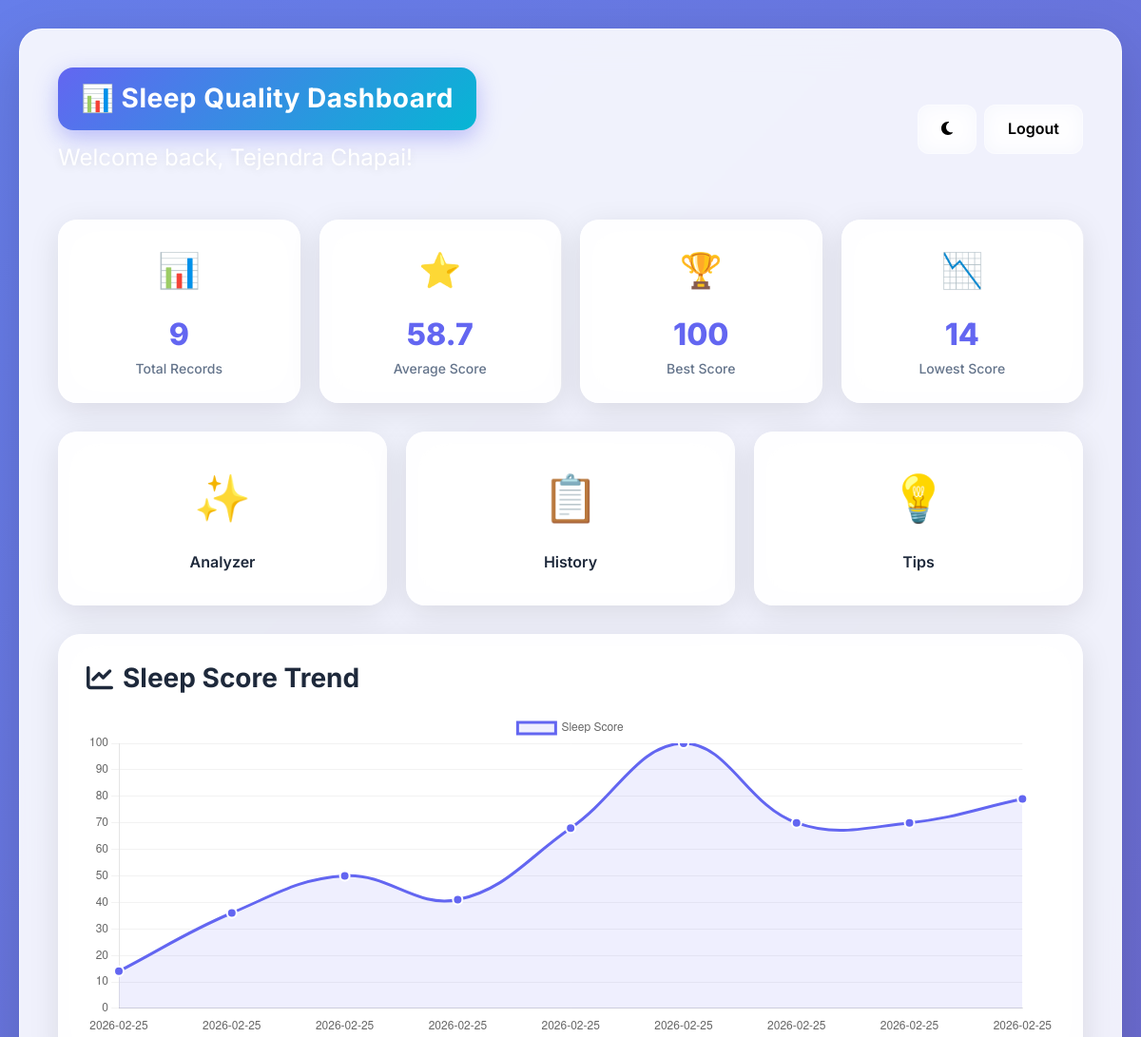
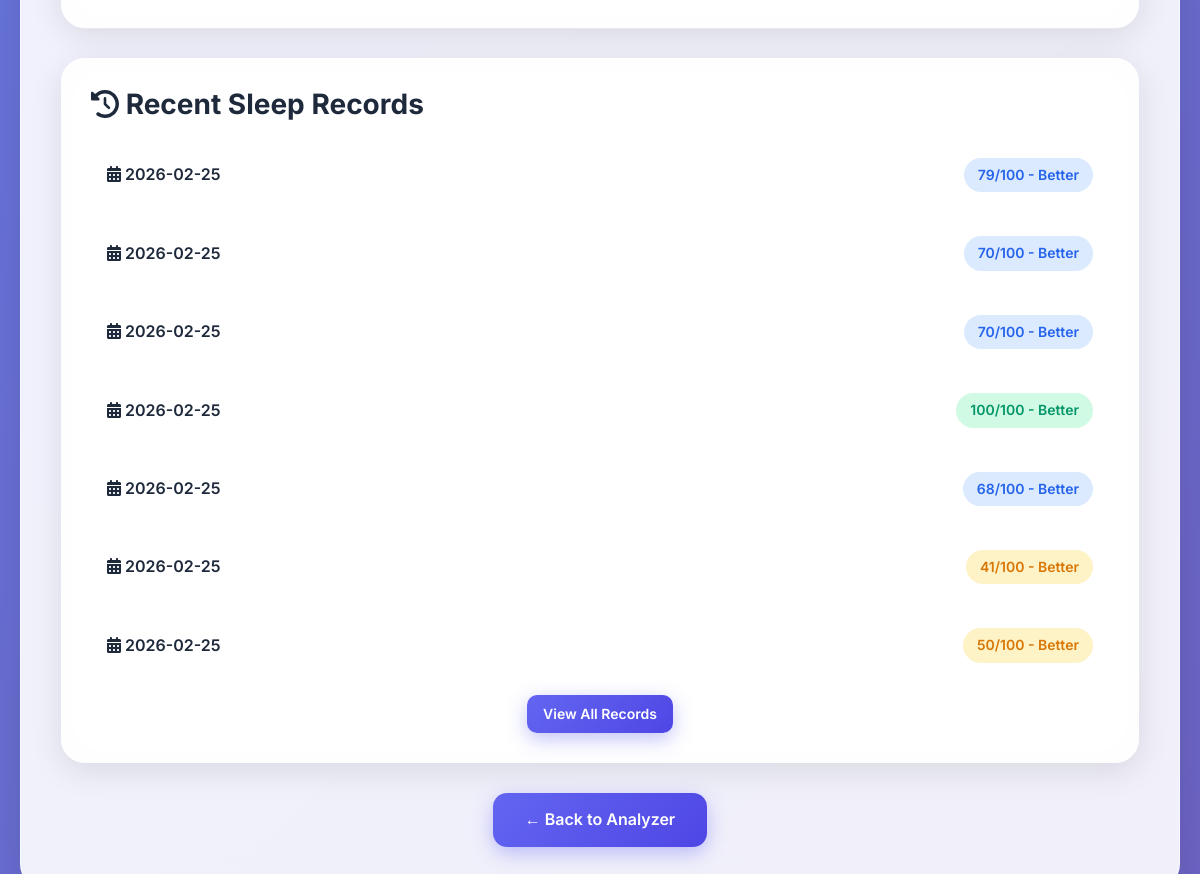
The app's page /dashboard (signed in) with its own data (2 pictures, top to bottom).
### tables this page shows
CREATE TABLE sleep_records (

        id INTEGER PRIMARY KEY AUTOINCREMENT,

        username TEXT,

        duration REAL,
        stress REAL,
        activity REAL,
        caffeine REAL,
        screen REAL,

        spo2_before REAL,
        spo2_after REAL,

        hr_before REAL,
        hr_after REAL,

        quality TEXT,
        score INTEGER,

        date TEXT

    );

### app.py (the view)
@app.route("/dashboard")
def dashboard():
    if "user" not in session:
        return redirect("/login")
    username = session["user"]
    conn = sqlite3.connect("sleep.db")
    all_records = conn.execute(
        "SELECT * FROM sleep_records WHERE username=? ORDER BY date DESC",
        (username,)
    ).fetchall()
    stats = conn.execute("""
        SELECT
            COUNT(*) as total_records,
            AVG(score) as avg_score,
            MAX(score) as max_score,
            MIN(score) as min_score
        FROM sleep_records WHERE username=?
    """, (username,)).fetchone()
    quality_dist = conn.execute("""
        SELECT quality, COUNT(*) as count
        FROM sleep_records WHERE username=?
        GROUP BY quality
    """, (username,)).fetchall()
    recent = conn.execute(
        "SELECT * FROM sleep_records WHERE username=? ORDER BY date DESC LIMIT 7",
        (username,)
    ).fetchall()
    trend_data = conn.execute(
        "SELECT date, score FROM sleep_records WHERE username=? ORDER BY date ASC",
        (username,)
    ).fetchall()
    conn.close()
    dates = [d[0][:10] for d in trend_data]
    scores = [d[1] for d in trend_data]
    return render_template(
        "dashboard.html",
        user=username,
        records=all_records,
        stats=stats,
        quality_dist=quality_dist,
        recent=recent,
        dates=dates,
        scores=scores,
        dark_mode=session.get("dark_mode", False)
    )

### templates/dashboard.html (shortened to what this page needs)
<!DOCTYPE html>
<html>
<head>
    <link href="https://cdn.jsdelivr.net/npm/bootstrap@5.3.0/dist/css/bootstrap.min.css" rel="stylesheet">
    <link rel="stylesheet" href="{{ url_for('static', filename='style.css') }}">
    <link rel="stylesheet" href="https://cdnjs.cloudflare.com/ajax/libs/font-awesome/6.4.0/css/all.min.css">
</head>
<body {% if dark_mode %}class="dark-mode"{% endif %}>
<div class="dashboard-container">
    <div class="glass-card">
        <div class="dashboard-header">
            <div>
                <h1 class="title-box" style="margin-bottom: 10px;">📊 Sleep Quality Dashboard</h1>
                <p class="welcome-text">Welcome back, {{ user }}!</p>
            </div>
            <div class="d-flex gap-2">
                <a href="/toggle_dark_mode" class="logout-btn" title="Toggle Dark Mode">
                    <i class="fas fa-{% if dark_mode %}sun{% else %}moon{% endif %}"></i>
                </a>
                <a href="/logout" class="logout-btn">Logout</a>
            </div>
        </div>
        <div class="stats-grid">
            <div class="stat-card fade-in stagger-1">
                <div class="icon">📊</div>
                <div class="value">{{ stats[0] if stats[0] else 0 }}</div>
                <div class="label">Total Records</div>
            </div>
            <div class="stat-card fade-in stagger-2">
                <div class="icon">⭐</div>
                <div class="value">{{ "%.1f"|format(stats[1] or 0) }}</div>
                <div class="label">Average Score</div>
            </div>
            <div class="stat-card fade-in stagger-3">
                <div class="icon">🏆</div>
                <div class="value">{{ stats[2] if stats[2] else 0 }}</div>
                <div class="label">Best Score</div>
            </div>
            <div class="stat-card fade-in stagger-4">
                <div class="icon">📉</div>
                <div class="value">{{ stats[3] if stats[3] else 0 }}</div>
                <div class="label">Lowest Score</div>
            </div>
        </div>
        <div class="actions-grid">
            <div class="action-card" onclick="window.location.href='/'">
                <span class="icon">✨</span>
                <span class="label">Analyzer</span>
            </div>
            <div class="action-card" onclick="window.location.href='/history'">
                <span class="icon">📋</span>
                <span class="label">History</span>
            </div>
            <div class="action-card" onclick="window.location.href='/tips'">
                <span class="icon">💡</span>
                <span class="label">Tips</span>
            </div>
        </div>
        {% if dates and dates|length > 0 %}
        <div class="chart-section fade-in">
            <h3><i class="fas fa-chart-line"></i> Sleep Score Trend</h3>
            <canvas id="sleepChart" height="100"></canvas>
        </div>
        {% else %}
        <div class="action-section">
            <div class="icon" style="font-size: 64px; margin-bottom: 20px;">📊</div>
            <h3>No Sleep Records Yet</h3>
            <p style="color: #64748b; margin: 16px 0;">Start tracking your sleep quality to see your progress over time.</p>
        </div>
        {% endif %}
        {% if recent and recent|length > 0 %}
        <div class="records-section fade-in">
            <h3><i class="fas fa-history"></i> Recent Sleep Records</h3>
            {% for record in recent %}
            <div class="record-item">
                <span class="record-date">
                    <i class="fas fa-calendar-alt"></i> {{ record[13][:10] }}
                </span>
                <div class="record-score">
                    <span class="score-badge {% if record[12] >= 80 %}excellent{% elif record[12] >= 60 %}good{% elif record[12] >= 40 %}fair{% else %}poor{% endif %}">
                        {{ record[12] }}/100 - {{ record[11] }}
                    </span>
                </div>
            </div>
            {% endfor %}
            <div class="text-center mt-3">
                <a href="/history" class="btn-3d small">View All Records</a>
            </div>
        </div>
        {% endif %}
        <div class="text-center mt-4">
            <a href="/" class="btn-3d">
                ← Back to Analyzer
            </a>
        </div>
    </div>
</div>
<script>
var dates = {{ dates|tojson if dates else [] }};
var scores = {{ scores|tojson if scores else [] }};
if(dates.length > 0){
    new Chart(document.getElementById("sleepChart"),{
        type:"line",
        data:{
            labels:dates,
            datasets:[{
                label:"Sleep Score",
                data:scores,
                borderColor:"#6366f1",
                backgroundColor:"rgba(99, 102, 241, 0.1)",
                fill:true,
                tension:0.4,
                pointBackgroundColor:"#6366f1",
                pointBorderColor:"white",
                pointBorderWidth:2,
                pointRadius:5,
                pointHoverRadius:7
            }]
        },
        options:{
            responsive:true,
            scales:{y:{min:0,max:100, grid:{color:"rgba(0,0,0,0.05)"}}, x:{grid:{display:false}}},
            plugins:{legend:{display:true, position:'top'}}
        }
    });
}
</script>
</body>
</html>

### templates/dashboard.html (style rules this page uses)
body { font-family: 'Inter', sans-serif; }

### records on screen
sleep_records: date "2026-02-25", score "79", quality "Better"
sleep_records: date "2026-02-25", score "70", quality "Better"
sleep_records: date "2026-02-25", score "70", quality "Better"
sleep_records: date "2026-02-25", score "100", quality "Better"
sleep_records: date "2026-02-25", score "68", quality "Better"
sleep_records: date "2026-02-25", score "41", quality "Better"
sleep_records: date "2026-02-25", score "50", quality "Better"

### other values on screen
{{ user }} "Tejendra Chapai"
{{ stats[0] if stats[0] else 0 }} "9"
{{ "%.1f"|format(stats[1] or 0) }} "58.7"
{{ stats[2] if stats[2] else 0 }} "100"
{{ stats[3] if stats[3] else 0 }} "14"
chart data {{ dates|tojson if dates else [] }} ["2026-02-25", "2026-02-25", "2026-02-25", "2026-02-25", "2026-02-25", "2026-02-25", "2026-02-25", "2026-02-25", "2026-02-25"]
chart data {{ scores|tojson if scores else [] }} [14, 36, 50, 41, 68, 100, 70, 70, 79]
